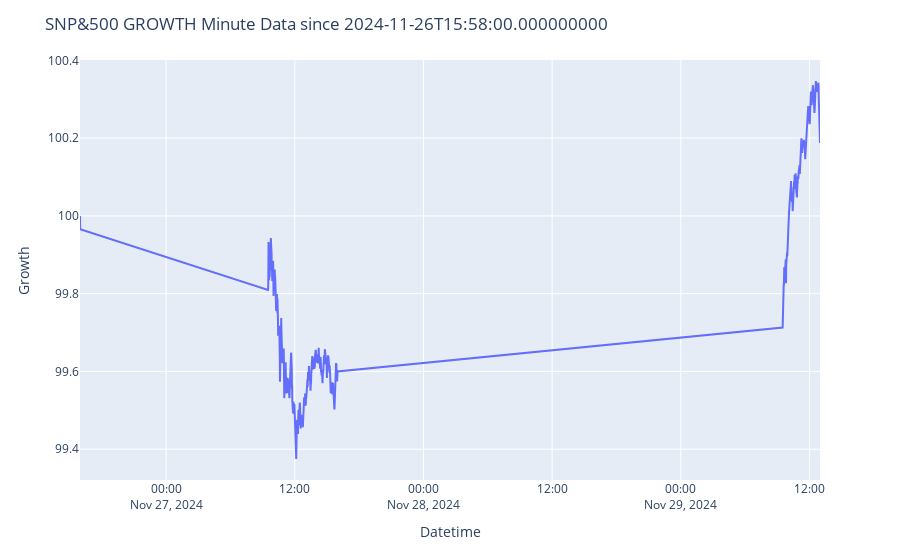

Notebook code cell kept with this figure:
### Code cell
# Plotting the line plot using plotly express
fig = px.line(df, x=df.index, y='Growth')
fig.update_layout(title = f"SNP&500 GROWTH Minute Data since {first_datetime}")

### Figure 1 — Plotly figure (JSON) as saved in the notebook; plotly's stock layout.template omitted (floating-point values rounded to 4 significant figures; data arrays with more than 128 entries replaced by an {"elided": "..."} marker saying what was removed)
{"data": [{"hovertemplate": "Datetime=%{x}<br>Growth=%{y}<extra></extra>", "legendgroup": "", "line": {"color": "#636efa", "dash": "solid"}, "marker": {"symbol": "circle"}, "mode": "lines", "name": "", "orientation": "v", "showlegend": false, "type": "scatter", "x": {"elided": "600 str values"}, "xaxis": "x", "y": {"elided": "600 float values"}, "yaxis": "y"}], "layout": {"legend": {"tracegroupgap": 0}, "margin": {"t": 60}, "title": {"text": "SNP&500 GROWTH Minute Data since 2024-11-26T15:58:00.000000000"}, "xaxis": {"anchor": "y", "domain": [0, 1], "title": {"text": "Datetime"}}, "yaxis": {"anchor": "x", "domain": [0, 1], "title": {"text": "Growth"}}}}
